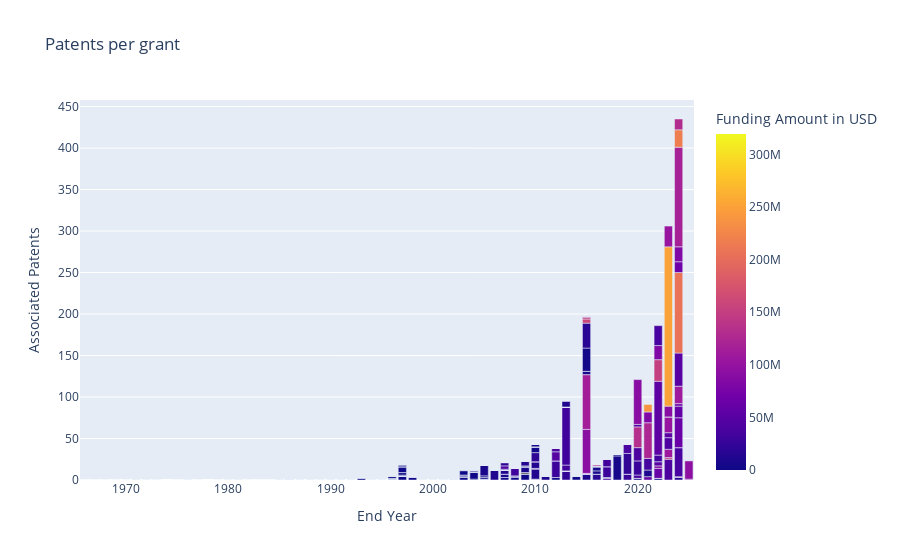

Notebook code cell kept with this figure:
### Markdown cell above
### Patents and Clinical Trials by Year

### Code cell
px.bar(grants, 
       x="End Year", y="Associated Patents", 
       color="Funding Amount in USD", 
       hover_name="Title", 
       hover_data=['Dimensions ID', 'Start Year', 'End Year', 'Funder', 'Funder Country'],
       title=f"Patents per grant")

### Figure 1 — Plotly figure (JSON) as saved in the notebook; plotly's stock layout.template omitted (floating-point values rounded to 4 significant figures; data arrays with more than 128 entries replaced by an {"elided": "..."} marker saying what was removed)
{"data": [{"alignmentgroup": "True", "customdata": {"elided": "1158x5 mixed values"}, "hovertemplate": "<b>%{hovertext}</b><br><br>End Year=%{customdata[2]}<br>Associated Patents=%{y}<br>Dimensions ID=%{customdata[0]}<br>Start Year=%{customdata[1]}<br>Funder=%{customdata[3]}<br>Funder Country=%{customdata[4]}<br>Funding Amount in USD=%{marker.color}<extra></extra>", "hovertext": {"elided": "1158 str values"}, "legendgroup": "", "marker": {"color": {"elided": "1158 int values"}, "coloraxis": "coloraxis"}, "name": "", "offsetgroup": "", "orientation": "v", "showlegend": false, "textposition": "auto", "type": "bar", "x": {"elided": "1158 int values"}, "xaxis": "x", "y": {"elided": "1158 int values"}, "yaxis": "y"}], "layout": {"autosize": true, "barmode": "relative", "coloraxis": {"colorbar": {"title": {"text": "Funding Amount in USD"}}, "colorscale": [[0, "#0d0887"], [0.1111, "#46039f"], [0.2222, "#7201a8"], [0.3333, "#9c179e"], [0.4444, "#bd3786"], [0.5556, "#d8576b"], [0.6667, "#ed7953"], [0.7778, "#fb9f3a"], [0.8889, "#fdca26"], [1, "#f0f921"]]}, "legend": {"tracegroupgap": 0}, "title": {"text": "Patents per grant"}, "xaxis": {"anchor": "y", "autorange": true, "domain": [0, 1], "range": [1966.0, 2026.0], "title": {"text": "End Year"}, "type": "linear"}, "yaxis": {"anchor": "x", "autorange": true, "domain": [0, 1], "range": [0, 457.9], "title": {"text": "Associated Patents"}, "type": "linear"}}}
